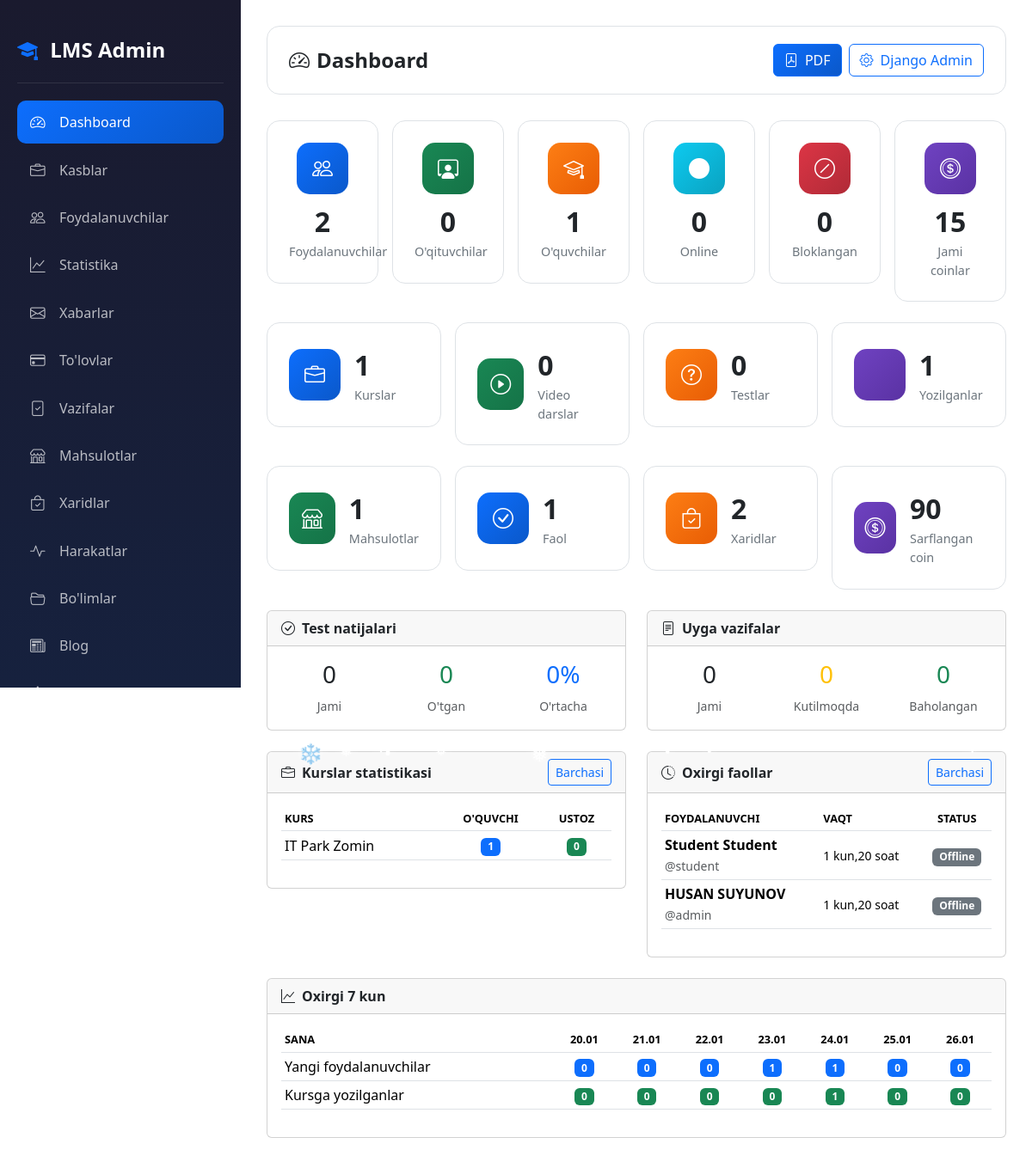
The page /dashboard/ (signed in) on the database as committed earlier.
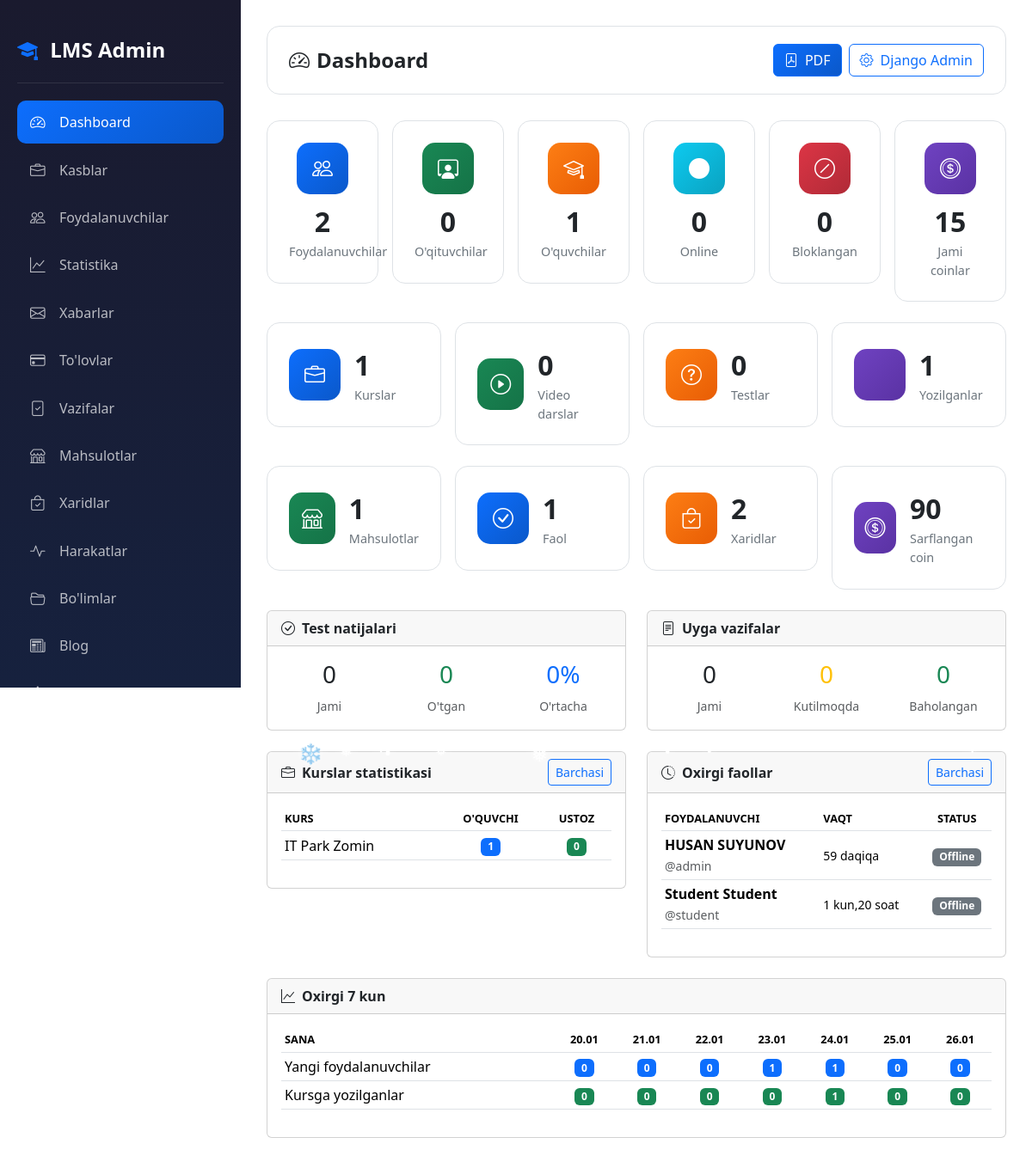
The same page on the database as committed later.
### accounts/models.py (models this page shows, shortened)
class Profession(models.Model):
    name = models.CharField(max_length=200, verbose_name="Kasb nomi")
    photo = models.ImageField(upload_to='professions/', verbose_name="Rasm")
    description = models.TextField(verbose_name="Kasb haqida")
    created_at = models.DateTimeField(auto_now_add=True)
    class Meta:
        verbose_name = "Kasb"
        verbose_name_plural = "Kasblar"
        ordering = ['-created_at']

class CustomUser(AbstractUser):
    ROLE_CHOICES = (
        ('admin', 'Admin'),
        ('teacher', "O'qituvchi"),
        ('student', "O'quvchi"),
    )
    first_name = models.CharField(max_length=100, verbose_name="Ism")
    last_name = models.CharField(max_length=100, verbose_name="Familiya")
    phone = models.CharField(max_length=20, unique=True, verbose_name="Telefon raqam")
    role = models.CharField(
        max_length=20,
        choices=ROLE_CHOICES,
        default='student',
        verbose_name="Rol"
    )
    photo = models.ImageField(
        upload_to='profiles/',
        blank=True,
        null=True,
        verbose_name="Profil rasmi"
    )
    profession = models.ForeignKey(
        'Profession',
        on_delete=models.SET_NULL,
        null=True,
        blank=True,
        related_name='students',
        verbose_name="Yo'nalish"
    )
    is_blocked = models.BooleanField(default=False, verbose_name="Bloklangan")
    last_activity = models.DateTimeField(null=True, blank=True, verbose_name="Oxirgi faollik")
    bio = models.TextField(blank=True, null=True, verbose_name="O'zi haqida")
    coins = models.IntegerField(default=0, verbose_name="Coinlar")
    total_online_time = models.IntegerField(default=0, verbose_name="Jami online vaqt (daqiqa)")
    address = models.CharField(max_length=300, blank=True, null=True, verbose_name="Yashash manzili")
    birth_date = models.DateField(null=True, blank=True, verbose_name="Tug'ilgan kuni")
    id_card = models.FileField(
        upload_to='documents/id_cards/',
        blank=True,
        null=True,
        verbose_name="ID karta / Pasport"
    )
    birth_certificate = models.FileField(
        upload_to='documents/birth_certificates/',
        blank=True,
        null=True,
        verbose_name="Tug'ilganlik haqida guvohnoma"
    )
    @property
    def is_admin(self):
        return self.role == 'admin'
    @property
    def is_online(self):
        if not self.last_activity:
            return False
        return (timezone.now() - self.last_activity).total_seconds() < 300
    @property
    def full_name(self):
        return f"{self.first_name} {self.last_name}".strip()
    class Meta:
        verbose_name = "Foydalanuvchi"
        verbose_name_plural = "Foydalanuvchilar"

### accounts/views.py (the view)
# urls.py: path('dashboard/', views.admin_dashboard, name='admin_dashboard'),
@login_required
def admin_dashboard(request):
    if not request.user.is_admin:
        messages.error(request, "Sizda admin paneliga kirish huquqi yo'q!")
        return redirect('home')
    total_users = CustomUser.objects.count()
    total_teachers = CustomUser.objects.filter(role='teacher').count()
    total_students = CustomUser.objects.filter(role='student').count()
    total_professions = Profession.objects.count()
    blocked_users = CustomUser.objects.filter(is_blocked=True).count()
    online_users = sum(1 for u in CustomUser.objects.all() if u.is_online)
    total_lessons = Lesson.objects.count()
    total_videos = VideoLesson.objects.count()
    total_tests = Test.objects.count()
    total_homeworks = Homework.objects.count()
    total_enrollments = CourseEnrollment.objects.count()
    total_certificates = Certificate.objects.count()
    total_coins = CustomUser.objects.aggregate(total=Sum('coins'))['total'] or 0
    total_test_results = TestResult.objects.count()
    passed_tests = TestResult.objects.filter(passed=True).count()
    avg_test_score = TestResult.objects.aggregate(avg=Avg('score'))['avg'] or 0
    pending_homeworks = HomeworkSubmission.objects.filter(status='pending').count()
    graded_homeworks = HomeworkSubmission.objects.filter(status='graded').count()
    from coin.models import Product, ProductPurchase
    total_products = Product.objects.count()
    active_products = Product.objects.filter(is_active=True).count()
    total_purchases = ProductPurchase.objects.count()
    total_coins_spent = ProductPurchase.objects.aggregate(total=Sum('coins_spent'))['total'] or 0
    profession_stats = Profession.objects.annotate(
        student_count=Count('enrollments', filter=Q(enrollments__user__role='student')),
        teacher_count=Count('students', filter=Q(students__role='teacher'))
    )
    recent_users = CustomUser.objects.filter(last_activity__isnull=False).order_by('-last_activity')[:10]
    today = timezone.now().date()
    daily_stats = []
    for i in range(6, -1, -1):
        day = today - timedelta(days=i)
        daily_stats.append({
            'date': day,
            'users': CustomUser.objects.filter(date_joined__date=day).count(),
            'enrollments': CourseEnrollment.objects.filter(enrolled_at__date=day).count(),
        })
    context = {
        'total_users': total_users,
        'total_teachers': total_teachers,
        'total_students': total_students,
        'total_professions': total_professions,
        'blocked_users': blocked_users,
        'online_users': online_users,
        'total_lessons': total_lessons,
        'total_videos': total_videos,
        'total_tests': total_tests,
        'total_homeworks': total_homeworks,
        'total_enrollments': total_enrollments,
        'total_certificates': total_certificates,
        'total_coins': total_coins,
        'total_test_results': total_test_results,
        'passed_tests': passed_tests,
        'avg_test_score': round(avg_test_score, 1),
        'pending_homeworks': pending_homeworks,
        'graded_homeworks': graded_homeworks,
        'profession_stats': profession_stats,
        'recent_users': recent_users,
        'daily_stats': daily_stats,
        'total_products': total_products,
        'active_products': active_products,
        'total_purchases': total_purchases,
        'total_coins_spent': total_coins_spent,
    }
    return render(request, 'accounts/admin/dashboard.html', context)

### accounts/management/commands/check_birthdays.py (called while the page is built, shortened)
    def handle(self, *args, **kwargs):
        today = timezone.now().date()
        users = CustomUser.objects.filter(birth_date__day=today.day, birth_date__month=today.month)
        if not users.exists():
            self.stdout.write(self.style.SUCCESS('No birthdays today.'))
            return

### accounts/templates/accounts/admin/dashboard.html (shortened to what the changed rows need)
{% extends 'accounts/admin/base_admin.html' %}
{% block admin_content %}
<div class="top-bar">
    <h1 class="page-title"><i class="bi bi-speedometer2 me-2"></i>Dashboard</h1>
</div>
<div class="row g-4">
    <div class="col-lg-6 mb-4">
        <div class="card">
            <div class="card-body">
                {% if profession_stats %}
                <div class="table-responsive">
                    <table class="table table-sm">
                        <thead>
                            <tr>
                                <th>Kurs</th>
                                <th class="text-center">O'quvchi</th>
                                <th class="text-center">Ustoz</th>
                            </tr>
                        </thead>
                        <tbody>
                            {% for p in profession_stats %}
                            <tr>
                                <td>{{ p.name }}</td>
                                <td class="text-center"><span class="badge bg-primary">{{ p.student_count }}</span></td>
                                <td class="text-center"><span class="badge bg-success">{{ p.teacher_count }}</span></td>
                            </tr>
                            {% endfor %}
                        </tbody>
                    </table>
                </div>
                {% else %}
                <p class="text-muted text-center py-3">Kurslar mavjud emas</p>
                {% endif %}
            </div>
        </div>
    </div>
    <div class="col-lg-6 mb-4">
        <div class="card">
            <div class="card-body">
                {% if recent_users %}
                <div class="table-responsive">
                    <table class="table table-sm">
                        <thead>
                            <tr>
                                <th>Foydalanuvchi</th>
                                <th>Vaqt</th>
                                <th class="text-center">Status</th>
                            </tr>
                        </thead>
                        <tbody>
                            {% for u in recent_users %}
                            <tr>
                                <td>
                                    <strong>{{ u.full_name }}</strong>
                                    <br><small class="text-muted">@{{ u.username }}</small>
                                </td>
                                <td><small>{{ u.last_activity|timesince }}</small></td>
                                <td class="text-center">
                                    {% if u.is_online %}
                                    <span class="badge bg-success">Online</span>
                                    {% else %}
                                    <span class="badge bg-secondary">Offline</span>
                                    {% endif %}
                                </td>
                            </tr>
                            {% endfor %}
                        </tbody>
                    </table>
                </div>
                {% else %}
                <p class="text-muted text-center py-3">Ma'lumot yo'q</p>
                {% endif %}
            </div>
        </div>
    </div>
</div>
<div class="card">
    <div class="card-body">
        <div class="table-responsive">
            <table class="table table-sm">
                <thead>
                    <tr>
                        <th>Sana</th>
                        {% for day in daily_stats %}
                        <th class="text-center">{{ day.date|date:"d.m" }}</th>
                        {% endfor %}
                    </tr>
                </thead>
                <tbody>
                    <tr>
                        {% for day in daily_stats %}
                        <td class="text-center"><span class="badge bg-primary">{{ day.users }}</span></td>
                        {% endfor %}
                    </tr>
                    <tr>
                        {% for day in daily_stats %}
                        <td class="text-center"><span class="badge bg-success">{{ day.enrollments }}</span></td>
                        {% endfor %}
                    </tr>
                </tbody>
            </table>
        </div>
    </div>
</div>
{% endblock %}

Rows that differ between the two databases and show on the page:
changed CustomUser "HUSAN SUYUNOV": last_activity "1 kun,20 soat" → "59 daqiqa"; moves up the list
